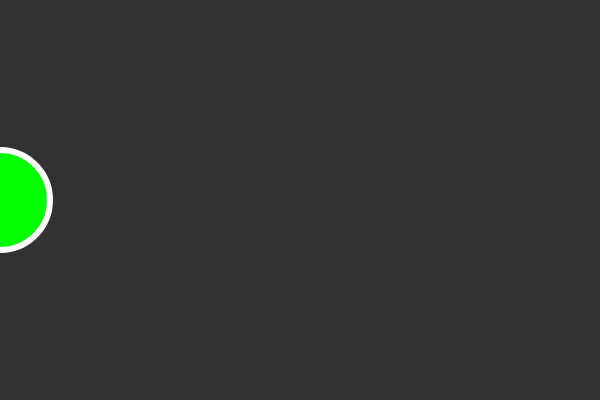
Frame 1 (no input)
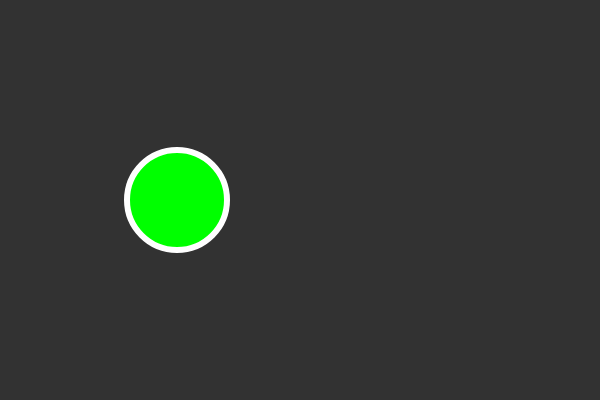
Frame 60 (no input)
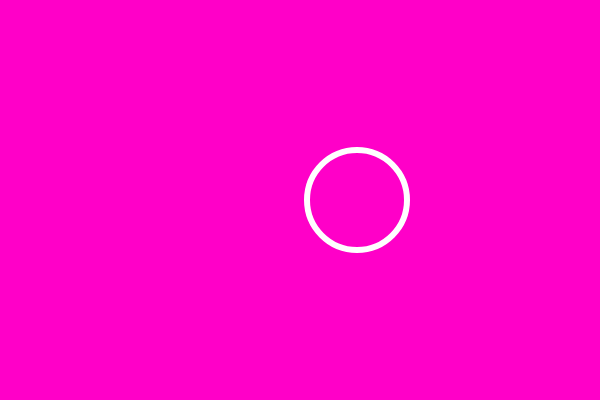
Frame 120 (the mouse pressed at the canvas centre since frame 60)

The p5.js sketch that drew these frames (run headless with seeded random() and noise() and a simulated clock; from frame 60 on, the mouse is pressed at the canvas centre):

// p5.js sketch
// ── sketch.js
var x =0;
var speed = 3;
function setup(){
    createCanvas(600,400);
}

function draw(){
    background (50);
    
    // blah blah blah 
    if(mouseIsPressed){
       background(255,0,200);
    }
    
    //make outline white
    stroke(255);
    strokeWeight(6);
    
   if(mouseY<150){
       fill(0,255,0)
   }
   else{
     noFill();
   }
   
   
   // a circle...
   ellipse(x,200,100,100);

   
   //this code is going get the cricle to move on its own
  if(x>width|| x<0){
     console.log("CIRLCE IS OFF THE SCREEN!!!")
     speed =speed * -1;    
   }
   
   x = x + speed;
   console.log(x);
}
